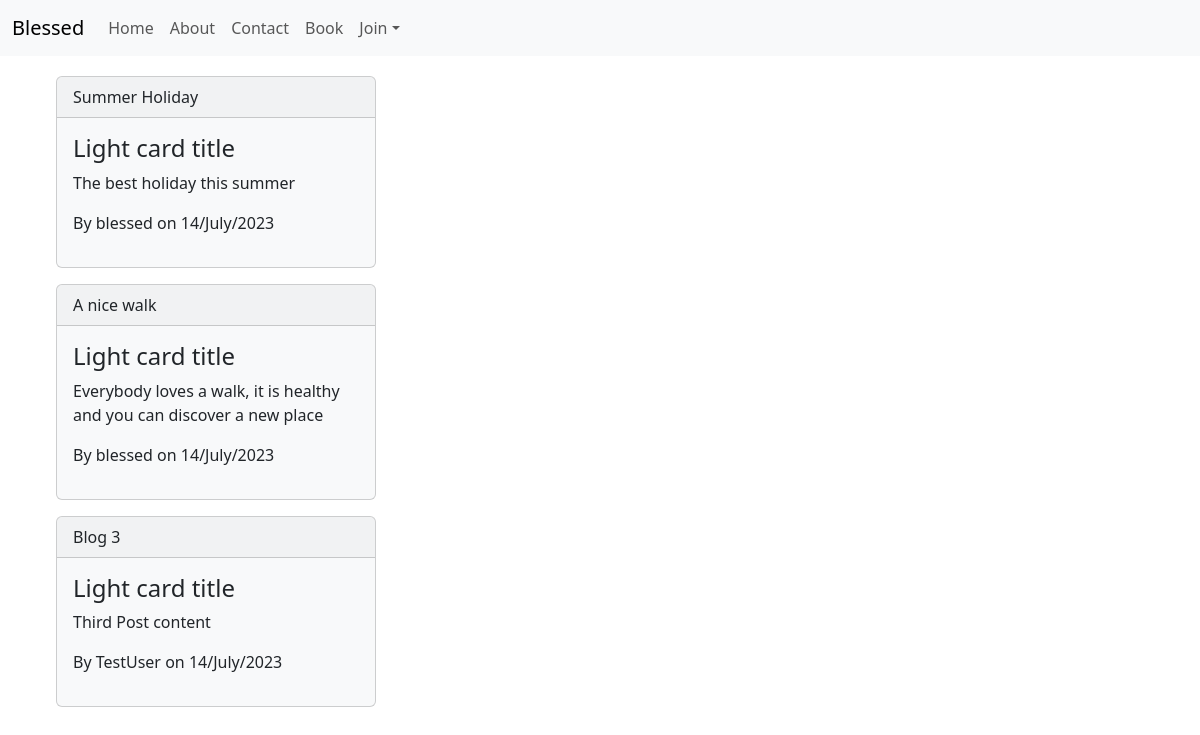
The page / on the database its author committed.
### website/models.py (models this page shows, shortened)
class New(models.Model):
    title = models.CharField(max_length=40)
    content = models.TextField()
    date_created = models.DateTimeField(default=timezone.now)
    author = models.ForeignKey(User, on_delete=models.CASCADE)

### website/views.py (the view)
# urls.py: path('', views.index, name='website-index'),
def index(request):
    context = {
        'news': New.objects.all()
    }
    return render(request, 'website/index.html', context)

### website/templates/website/index.html
{% extends "website/base.html" %}
{% block content %}
{% for news in news %}
<div class="container">
<div class="card bg-light mb-3" style="max-width: 20rem;">
    <div class="card-header">{{ news.title }}</div>
    <div class="card-body">
      <h4 class="card-title">Light card title</h4>
      <p class="card-text">{{ news.content }}</p>
      <p>By {{ news.author }} on {{ news.date_created|date:"d/N/Y" }}</p>
    </div>
  </div>
</div>
    {% endfor %}
{% endblock content%}

### website/templates/website/base.html (shortened to what this page needs)
{% load static %}
<!DOCTYPE html>
<html lang="en">
  <head>
    <link href="https://cdn.jsdelivr.net/npm/bootstrap@5.3.0/dist/css/bootstrap.min.css" rel="stylesheet">
    <link rel="stylesheet" type="text/css" href="{% static 'website/css/styles.css' %}">
  </head>
  <body>
    <nav class="navbar navbar-expand-md bg-light" data-bs-theme="light">
        <div class="container-fluid">
          <a class="navbar-brand" href="{% url 'website-index' %}">Blessed</a>
          <div class="collapse navbar-collapse" id="navbarColor03">
            <ul class="navbar-nav me-auto">
              <li class="nav-item">
                <a class="nav-link" href="{% url 'website-index' %}">Home</a>
              </li>
              <li class="nav-item">
                <a class="nav-link" href="#">About</a>
              </li>
              <li class="nav-item">
                <a class="nav-link" href="{% url 'website-contact' %}">Contact</a>
              </li>
              <li class="nav-item">
                <a class="nav-link" href="#">Book</a>
              </li>
              <li class="nav-item dropdown">
                <a class="nav-link dropdown-toggle" data-bs-toggle="dropdown" href="#" role="button" aria-haspopup="true" aria-expanded="false">Join</a>
              </li>
            </ul>
          </div>
        </div>
      </nav>
    <div class="container">
        <div class="row justify-content-center my-3">
   <div class="row">
            <div  class="col-sm-12 g-1">
                    {% block content %}
                    {% endblock %}
            </div>
         </div>
        </div>
    </div>

### rows shown on the page
New: title "Summer Holiday", content "The best holiday this summer", author "blessed", date_created "14/July/2023"
New: title "A nice walk", content "Everybody loves a walk, it is healthy and you can discover a new place", author "blessed", date_created "14/July/2023"
New: title "Blog 3", content "Third Post content", author "TestUser", date_created "14/July/2023"
